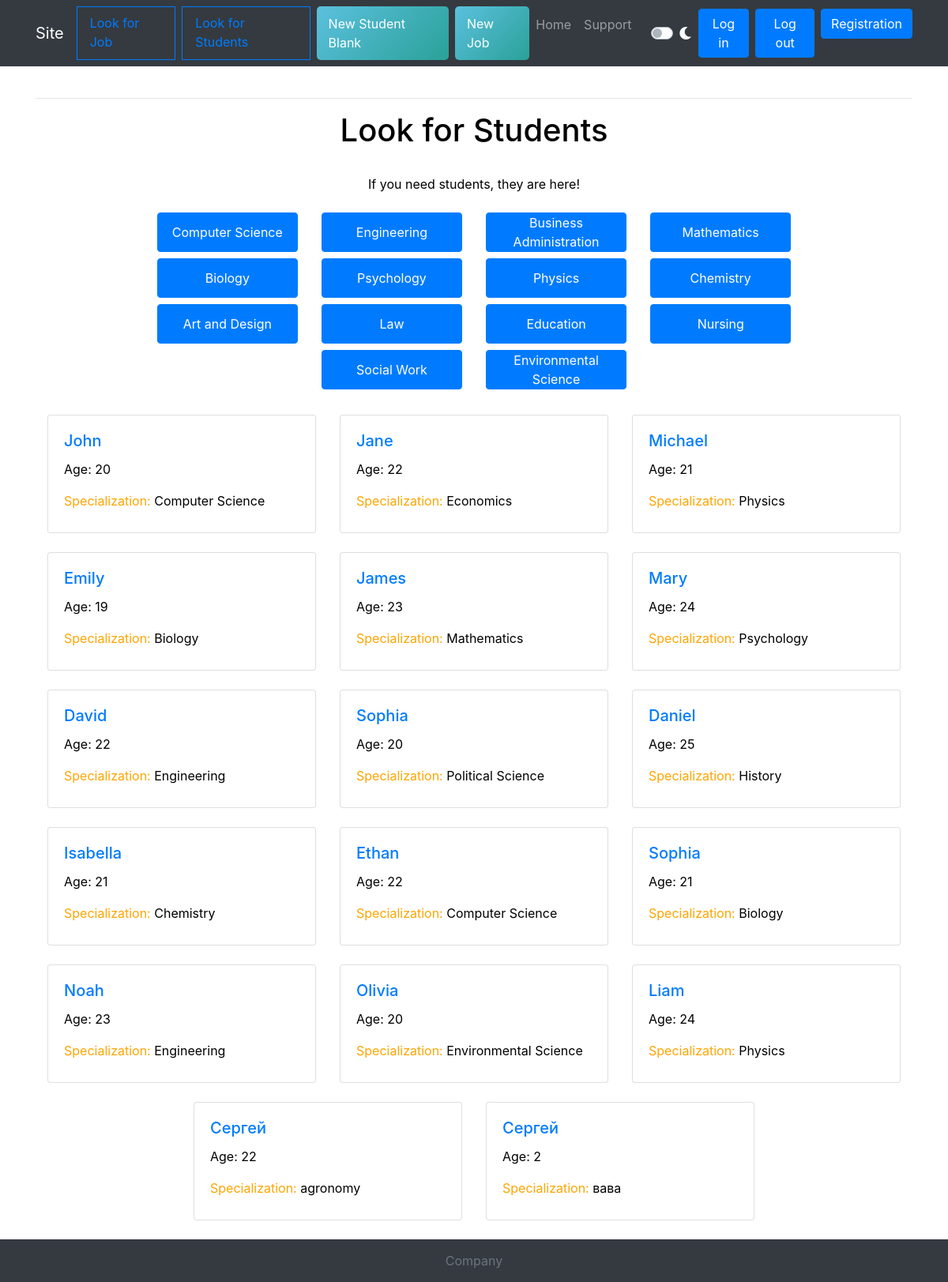
Page /look_for_student/ on the earlier database version.
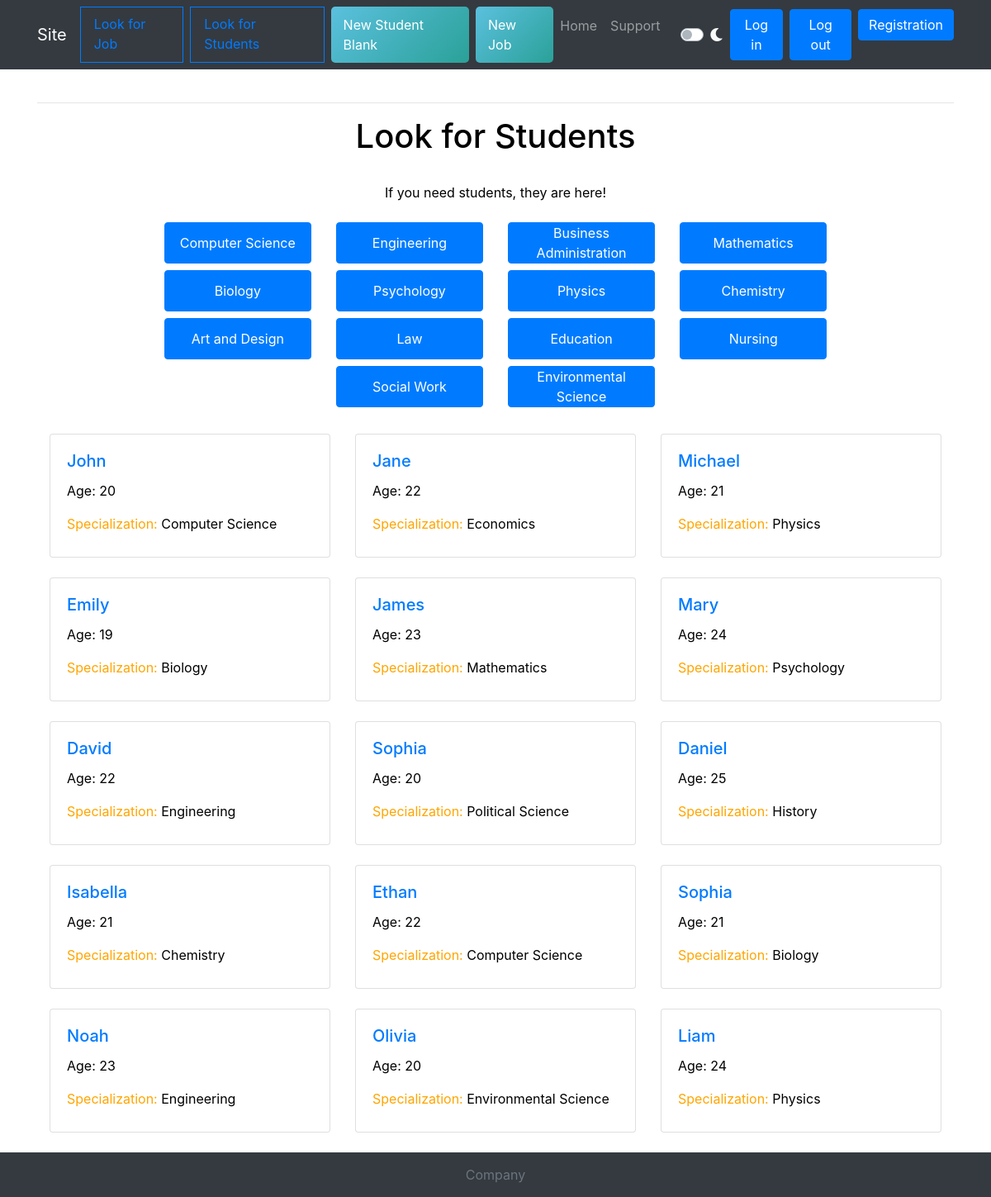
Same page on the later database version.
### lookForStudent/models.py (models this page shows, shortened)
class SpecializationCategory(models.Model):
    name = models.TextField(max_length=255)
    slug = models.SlugField(max_length=255, unique=True, editable=False)
    def get_absolute_url(self):
        return reverse('specialization_category', kwargs={'category_slug': self.slug})
    class Meta:
        verbose_name = "Specialization categories"
        verbose_name_plural = "Specialization categories"
        ordering = ['pk']

class Student(models.Model):
    class Status(models.IntegerChoices):
        DRAFT = 0, 'draft blank'
        PUBLISHED = 1, 'published'
    class Meta:
        verbose_name = "Blanks"
        verbose_name_plural = "Blanks"
        ordering = ['pk']
    gender = models.TextField(max_length=1)
    name = models.TextField(max_length=255, verbose_name='name')
    surname = models.TextField(max_length=255)
    age = models.IntegerField()
    phone = models.TextField(max_length=255, unique=True)
    email = models.TextField(max_length=255, unique=True)
    university = models.TextField(max_length=255)
    specialization = models.TextField(max_length=255)
    category = models.ForeignKey('SpecializationCategory', on_delete=models.CASCADE, related_name='category')
    degree = models.TextField(max_length=255)
    course = models.IntegerField()
    description = models.TextField(max_length=1000, blank=True)
    created_time = models.DateTimeField(auto_now_add=True)
    changed_time = models.DateTimeField(auto_now=True)
    slug = models.SlugField(max_length=255, unique=True, editable=False)
    is_published = models.BooleanField(default=tuple(map(lambda x: (bool(x[0]), x[1]), Status.choices)), choices=Status.choices)
    objects = models.Manager()
    published = PublishedManager()
    def get_absolute_url(self):
        return reverse('student_blank', kwargs={'student_slug': self.slug})

### lookForStudent/views.py (the view)
# urls.py: path('', views.LookForStudentHome.as_view(), name='look_student_main'),
class LookForStudentHome(ListView):
    model = Student
    template_name = 'lookForStudent/students_all_blanks_block.html'
    def get_context_data(self, **kwargs):
        context = super().get_context_data(**kwargs)
        context['students'] = Student.published.all().select_related('category')
        context['categories'] = SpecializationCategory.objects.all()
        context['cur_category'] = None
        return context

### lookForStudent/models.py (called while the page is built)
    def get_queryset(self):
        return super().get_queryset().filter(is_published=Student.Status.PUBLISHED)

### lookForStudent/templates/lookForStudent/students_all_blanks_block.html
{% extends "./lookForStudent_main.html" %}
{% block blanks %}
<div align="center">
    <br>
    <div class="container">
        <div class="row justify-content-center">
            {% for student in students %}
                <div class="col-md-4 mb-4">
                    <div class="card" style="min-height: 150px;">
                        <div class="card-body text-center">
                            <h5 class="card-title" align="left"><a href="{{ student.get_absolute_url }}">{{ student.name }}</a></h5>
                            <p class="card-text" align="left">Age: {{ student.age }}</p>
                            <p class="card-text" align="left"><span style="color: orange;">Specialization:</span> {{ student.specialization }}</p>
                        </div>
                    </div>
                </div>
                {% if forloop.counter|divisibleby:3 and not forloop.last %}
                    </div><div class="row justify-content-center">
                {% endif %}
            {% endfor %}
        </div>
    </div>
</div>
{% endblock %}

### lookForStudent/templates/lookForStudent/lookForStudent_main.html
{% extends "../index.html" %}
{% block content %}
    <div class="col-md-9 mx-auto text-center">
        <div>
            <h1>Look for Students</h1>
            <br>
            <p>If you need students, they are here!</p>
        </div>
        <div class="mt-4">
            <div class="row justify-content-center">
                {% for category in categories %}
                <div class="col-md-3 mb-2 d-flex">
                    {% if cur_category and cur_category.id == category.id %}
                        <button class="btn w-100 d-flex align-items-center justify-content-center" style="height: 50px; background-color: #6bcf6f; color: white;">
                            <span>{{ category.name }}</span>
                        </button>
                    {% else %}
                        <a href="{{ category.get_absolute_url }}" class="btn btn-primary w-100 d-flex align-items-center justify-content-center"
                           style="height: 50px; text-decoration: none; color: white;">
                            {{ category.name }}
                        </a>
                    {% endif %}
                </div>
                {% endfor %}
            </div>
        </div>
    </div>
    {% block blanks %}
    {% endblock %}
{% endblock %}

### templates/index.html (shortened to what this page needs)
<!DOCTYPE html>
<html lang="en">
<head>
    <link rel="stylesheet" href="https://stackpath.bootstrapcdn.com/bootstrap/4.5.2/css/bootstrap.min.css">
    <link rel="stylesheet" href="https://cdnjs.cloudflare.com/ajax/libs/font-awesome/5.15.4/css/all.min.css">
</head>
<body>
    <nav class="navbar navbar-expand-lg navbar-dark bg-dark">
        <div class="container">
            <a class="navbar-brand" href="{% url 'start_main' %}">Site</a>
            <div class="d-flex">
                <a class="nav-link border border-primary text-primary" href="{% url 'look_job_main' %}">Look for Job</a>
                <a class="nav-link border border-primary text-primary" href="{% url 'look_student_main' %}">Look for Students</a>
                <a class="nav-link gradient-btn text-white" href="{% url 'new_student_blank' %}">New Student Blank</a>
                <a class="nav-link gradient-btn text-white" href="">New Job</a>
            </div>
            <div class="collapse navbar-collapse" id="navbarNav">
                <ul class="navbar-nav ml-auto">
                    <li class="nav-item">
                        <a class="nav-link" href="{% url 'start_main' %}">Home</a>
                    </li>
                    <li class="nav-item">
                        <a class="nav-link" href="{% url 'support_main' %}">Support</a>
                    </li>
                    <li class="nav-item d-flex align-items-center ml-3">
                        <div class="custom-control custom-switch">
                            <label class="custom-control-label" for="themeSwitch">
                                <i class="fas fa-moon text-light" id="moonIcon"></i>
                            </label>
                        </div>
                    </li>
                    <li class="nav-item">
                        <a href="{% url 'users:student_login' %}" class="btn btn-primary ml-2">Log in</a>
                    </li>
                    <li class="nav-item">
                        <form action="{% url 'users:student_logout' %}" method="post" style="display: inline;">
                            <button type="submit" class="btn btn-primary ml-2">Log out</button>
                        </form>
                    </li>
                    <li class="nav-item">
                        <a href="{% url 'users:register' %}" class="btn btn-primary ml-2">Registration</a>
                    </li>
                </ul>
            </div>
        </div>
    </nav>
    <div class="container mt-4 content">
        <hr>
        {% block content %}
        {% endblock %}
    </div>
    <footer class="footer mt-auto">
        <div class="container">
            <span class="text-muted">Company</span>
        </div>
    </footer>
</body>
</html>

### templates/index.html (style rules this page uses)
html, body { height: 100%; }
body { display: flex; flex-direction: column; min-height: 100vh; background-color: #ffffff; color: #000000; transition: background-color 0.3s, color 0.3s; }
.content { flex: 1; }
.footer { background-color: #343a40; color: #ffffff; text-align: center; padding: 15px 0; }
.gradient-btn { background: linear-gradient(135deg, #5bc0de, #2aa198); padding: 10px 15px; border-radius: 5px; transition: background 0.3s ease; border: none; }

Differences in the rows shown:
removed Student: name "Сергей", age "22", specialization "agronomy"
removed Student: name "Сергей", age "2", specialization "вава"
